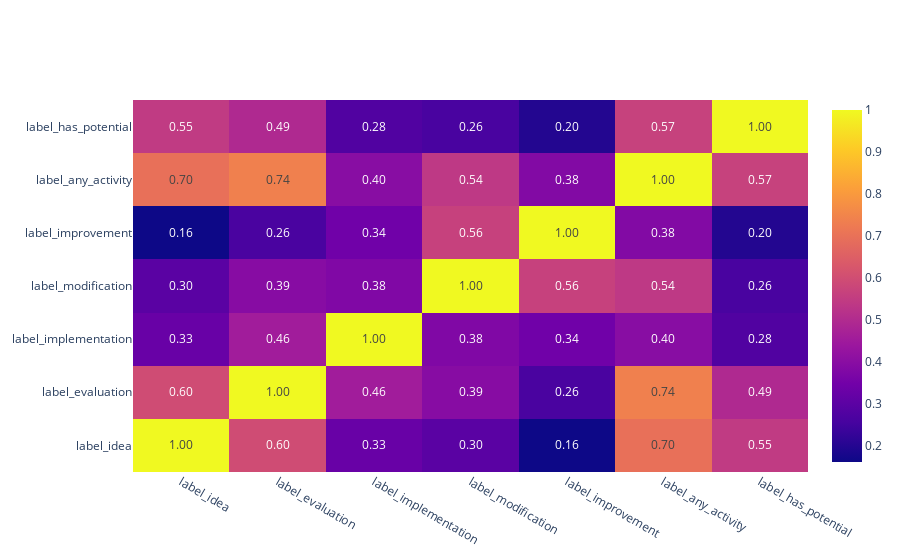

Here is the notebook cell this chart was saved with:
### Code cell
l0.stats.plot_label_correlation()
